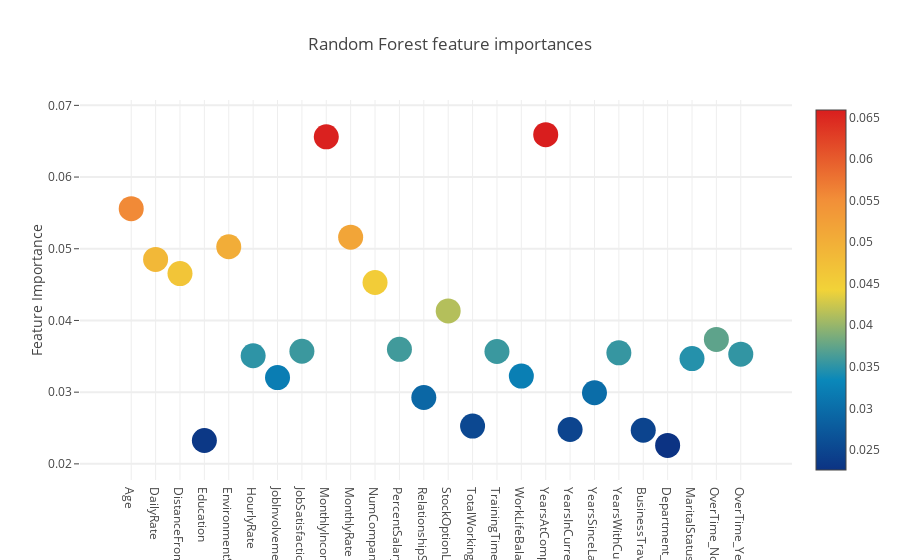
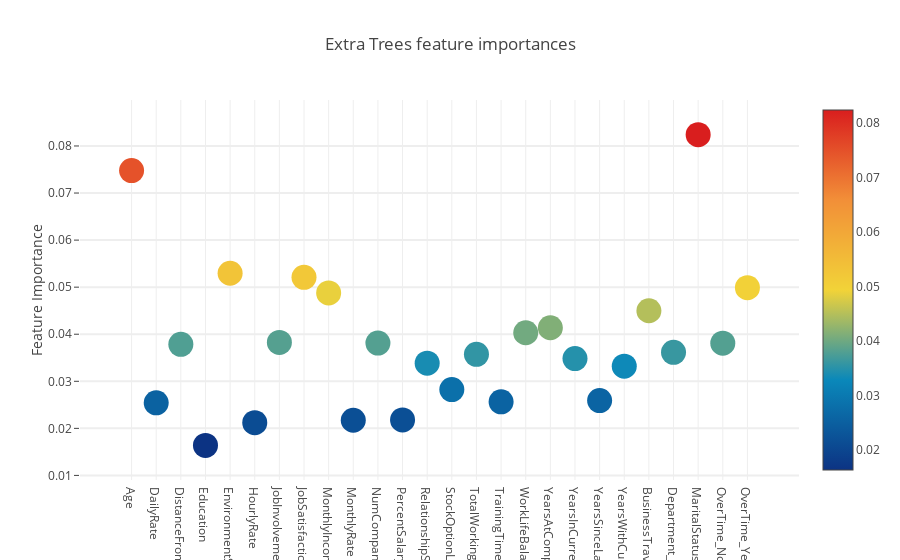
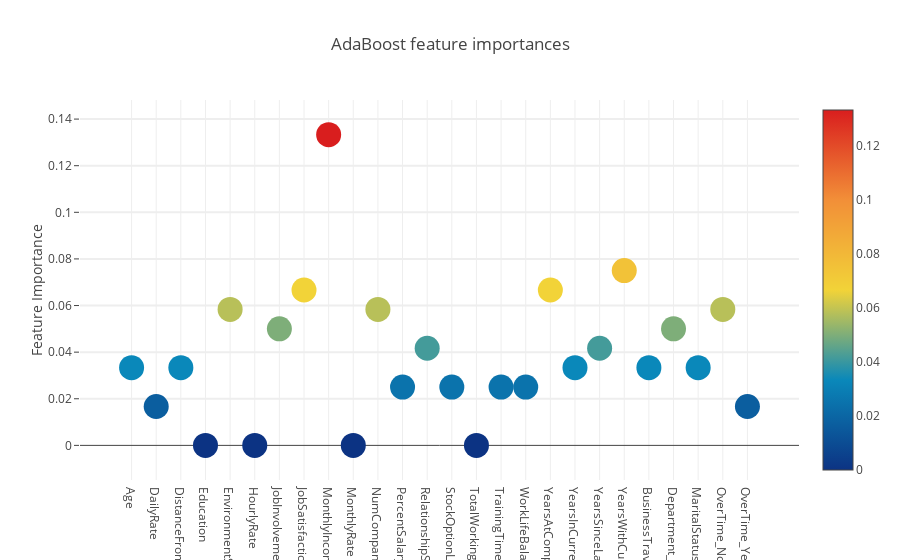
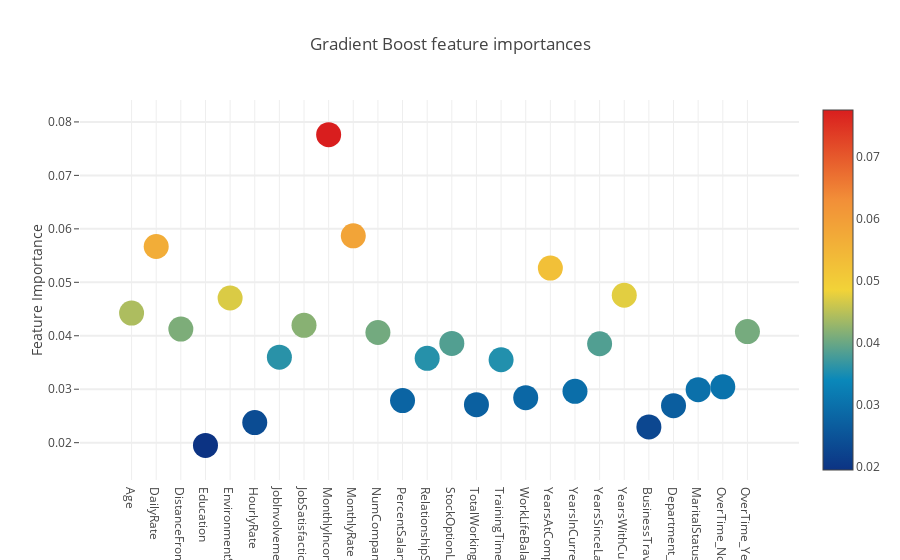

These figures' notebook cell, in order:
### Code cell
create_scatter_plot(feature_dataframe, 'Random Forest feature importances')
create_scatter_plot(feature_dataframe, 'Extra Trees feature importances')
create_scatter_plot(feature_dataframe, 'AdaBoost feature importances')
create_scatter_plot(feature_dataframe, 'Gradient Boost feature importances')
# create_scatter_plot(feature_dataframe, 'Support Vector feature importances')
# create_scatter_plot(feature_dataframe, 'K Nearest Neighbors feature importances')
# create_scatter_plot(feature_dataframe, 'XG Boost feature importances')

### Figure 1 — Plotly figure (JSON) as saved in the notebook; plotly's stock layout.template omitted (floating-point values rounded to 4 significant figures)
{"data": [{"marker": {"color": [0.05559, 0.04851, 0.04654, 0.02326, 0.05028, 0.03508, 0.03203, 0.03571, 0.06561, 0.05162, 0.04529, 0.03598, 0.02925, 0.04133, 0.02527, 0.03567, 0.03225, 0.06592, 0.0248, 0.02992, 0.03549, 0.02469, 0.02258, 0.03468, 0.03736, 0.0353], "colorscale": "Portland", "showscale": true, "size": 25, "sizemode": "diameter", "sizeref": 1}, "mode": "markers", "text": ["Age", "DailyRate", "DistanceFromHome", "Education", "EnvironmentSatisfaction", "HourlyRate", "JobInvolvement", "JobSatisfaction", "MonthlyIncome", "MonthlyRate", "NumCompaniesWorked", "PercentSalaryHike", "RelationshipSatisfaction", "StockOptionLevel", "TotalWorkingYears", "TrainingTimesLastYear", "WorkLifeBalance", "YearsAtCompany", "YearsInCurrentRole", "YearsSinceLastPromotion", "YearsWithCurrManager", "BusinessTravel_Travel_Frequently", "Department_Sales", "MaritalStatus_Single", "OverTime_No", "OverTime_Yes"], "type": "scatter", "x": ["Age", "DailyRate", "DistanceFromHome", "Education", "EnvironmentSatisfaction", "HourlyRate", "JobInvolvement", "JobSatisfaction", "MonthlyIncome", "MonthlyRate", "NumCompaniesWorked", "PercentSalaryHike", "RelationshipSatisfaction", "StockOptionLevel", "TotalWorkingYears", "TrainingTimesLastYear", "WorkLifeBalance", "YearsAtCompany", "YearsInCurrentRole", "YearsSinceLastPromotion", "YearsWithCurrManager", "BusinessTravel_Travel_Frequently", "Department_Sales", "MaritalStatus_Single", "OverTime_No", "OverTime_Yes"], "y": [0.05559, 0.04851, 0.04654, 0.02326, 0.05028, 0.03508, 0.03203, 0.03571, 0.06561, 0.05162, 0.04529, 0.03598, 0.02925, 0.04133, 0.02527, 0.03567, 0.03225, 0.06592, 0.0248, 0.02992, 0.03549, 0.02469, 0.02258, 0.03468, 0.03736, 0.0353]}], "layout": {"autosize": true, "hovermode": "closest", "showlegend": false, "title": "Random Forest feature importances", "yaxis": {"gridwidth": 2, "ticklen": 5, "title": "Feature Importance"}}}

### Figure 2 — Plotly figure (JSON) as saved in the notebook; plotly's stock layout.template omitted (floating-point values rounded to 4 significant figures)
{"data": [{"marker": {"color": [0.07477, 0.02542, 0.03786, 0.01638, 0.05296, 0.02122, 0.03826, 0.05209, 0.04878, 0.02173, 0.03812, 0.02179, 0.03386, 0.02824, 0.03573, 0.02563, 0.04031, 0.04137, 0.03483, 0.02589, 0.03321, 0.04499, 0.03615, 0.08241, 0.0381, 0.0499], "colorscale": "Portland", "showscale": true, "size": 25, "sizemode": "diameter", "sizeref": 1}, "mode": "markers", "text": ["Age", "DailyRate", "DistanceFromHome", "Education", "EnvironmentSatisfaction", "HourlyRate", "JobInvolvement", "JobSatisfaction", "MonthlyIncome", "MonthlyRate", "NumCompaniesWorked", "PercentSalaryHike", "RelationshipSatisfaction", "StockOptionLevel", "TotalWorkingYears", "TrainingTimesLastYear", "WorkLifeBalance", "YearsAtCompany", "YearsInCurrentRole", "YearsSinceLastPromotion", "YearsWithCurrManager", "BusinessTravel_Travel_Frequently", "Department_Sales", "MaritalStatus_Single", "OverTime_No", "OverTime_Yes"], "type": "scatter", "x": ["Age", "DailyRate", "DistanceFromHome", "Education", "EnvironmentSatisfaction", "HourlyRate", "JobInvolvement", "JobSatisfaction", "MonthlyIncome", "MonthlyRate", "NumCompaniesWorked", "PercentSalaryHike", "RelationshipSatisfaction", "StockOptionLevel", "TotalWorkingYears", "TrainingTimesLastYear", "WorkLifeBalance", "YearsAtCompany", "YearsInCurrentRole", "YearsSinceLastPromotion", "YearsWithCurrManager", "BusinessTravel_Travel_Frequently", "Department_Sales", "MaritalStatus_Single", "OverTime_No", "OverTime_Yes"], "y": [0.07477, 0.02542, 0.03786, 0.01638, 0.05296, 0.02122, 0.03826, 0.05209, 0.04878, 0.02173, 0.03812, 0.02179, 0.03386, 0.02824, 0.03573, 0.02563, 0.04031, 0.04137, 0.03483, 0.02589, 0.03321, 0.04499, 0.03615, 0.08241, 0.0381, 0.0499]}], "layout": {"autosize": true, "hovermode": "closest", "showlegend": false, "title": "Extra Trees feature importances", "yaxis": {"gridwidth": 2, "ticklen": 5, "title": "Feature Importance"}}}

### Figure 3 — Plotly figure (JSON) as saved in the notebook; plotly's stock layout.template omitted (floating-point values rounded to 4 significant figures)
{"data": [{"marker": {"color": [0.03333, 0.01667, 0.03333, 0, 0.05833, 0, 0.05, 0.06667, 0.1333, 0, 0.05833, 0.025, 0.04167, 0.025, 0, 0.025, 0.025, 0.06667, 0.03333, 0.04167, 0.075, 0.03333, 0.05, 0.03333, 0.05833, 0.01667], "colorscale": "Portland", "showscale": true, "size": 25, "sizemode": "diameter", "sizeref": 1}, "mode": "markers", "text": ["Age", "DailyRate", "DistanceFromHome", "Education", "EnvironmentSatisfaction", "HourlyRate", "JobInvolvement", "JobSatisfaction", "MonthlyIncome", "MonthlyRate", "NumCompaniesWorked", "PercentSalaryHike", "RelationshipSatisfaction", "StockOptionLevel", "TotalWorkingYears", "TrainingTimesLastYear", "WorkLifeBalance", "YearsAtCompany", "YearsInCurrentRole", "YearsSinceLastPromotion", "YearsWithCurrManager", "BusinessTravel_Travel_Frequently", "Department_Sales", "MaritalStatus_Single", "OverTime_No", "OverTime_Yes"], "type": "scatter", "x": ["Age", "DailyRate", "DistanceFromHome", "Education", "EnvironmentSatisfaction", "HourlyRate", "JobInvolvement", "JobSatisfaction", "MonthlyIncome", "MonthlyRate", "NumCompaniesWorked", "PercentSalaryHike", "RelationshipSatisfaction", "StockOptionLevel", "TotalWorkingYears", "TrainingTimesLastYear", "WorkLifeBalance", "YearsAtCompany", "YearsInCurrentRole", "YearsSinceLastPromotion", "YearsWithCurrManager", "BusinessTravel_Travel_Frequently", "Department_Sales", "MaritalStatus_Single", "OverTime_No", "OverTime_Yes"], "y": [0.03333, 0.01667, 0.03333, 0, 0.05833, 0, 0.05, 0.06667, 0.1333, 0, 0.05833, 0.025, 0.04167, 0.025, 0, 0.025, 0.025, 0.06667, 0.03333, 0.04167, 0.075, 0.03333, 0.05, 0.03333, 0.05833, 0.01667]}], "layout": {"autosize": true, "hovermode": "closest", "showlegend": false, "title": "AdaBoost feature importances", "yaxis": {"gridwidth": 2, "ticklen": 5, "title": "Feature Importance"}}}

### Figure 4 — Plotly figure (JSON) as saved in the notebook; plotly's stock layout.template omitted (floating-point values rounded to 4 significant figures)
{"data": [{"marker": {"color": [0.04424, 0.0567, 0.04125, 0.0195, 0.04706, 0.02375, 0.036, 0.04195, 0.07763, 0.05869, 0.04061, 0.02787, 0.03578, 0.03857, 0.02711, 0.03552, 0.02842, 0.05266, 0.02961, 0.0385, 0.04758, 0.02295, 0.02692, 0.02992, 0.03045, 0.04078], "colorscale": "Portland", "showscale": true, "size": 25, "sizemode": "diameter", "sizeref": 1}, "mode": "markers", "text": ["Age", "DailyRate", "DistanceFromHome", "Education", "EnvironmentSatisfaction", "HourlyRate", "JobInvolvement", "JobSatisfaction", "MonthlyIncome", "MonthlyRate", "NumCompaniesWorked", "PercentSalaryHike", "RelationshipSatisfaction", "StockOptionLevel", "TotalWorkingYears", "TrainingTimesLastYear", "WorkLifeBalance", "YearsAtCompany", "YearsInCurrentRole", "YearsSinceLastPromotion", "YearsWithCurrManager", "BusinessTravel_Travel_Frequently", "Department_Sales", "MaritalStatus_Single", "OverTime_No", "OverTime_Yes"], "type": "scatter", "x": ["Age", "DailyRate", "DistanceFromHome", "Education", "EnvironmentSatisfaction", "HourlyRate", "JobInvolvement", "JobSatisfaction", "MonthlyIncome", "MonthlyRate", "NumCompaniesWorked", "PercentSalaryHike", "RelationshipSatisfaction", "StockOptionLevel", "TotalWorkingYears", "TrainingTimesLastYear", "WorkLifeBalance", "YearsAtCompany", "YearsInCurrentRole", "YearsSinceLastPromotion", "YearsWithCurrManager", "BusinessTravel_Travel_Frequently", "Department_Sales", "MaritalStatus_Single", "OverTime_No", "OverTime_Yes"], "y": [0.04424, 0.0567, 0.04125, 0.0195, 0.04706, 0.02375, 0.036, 0.04195, 0.07763, 0.05869, 0.04061, 0.02787, 0.03578, 0.03857, 0.02711, 0.03552, 0.02842, 0.05266, 0.02961, 0.0385, 0.04758, 0.02295, 0.02692, 0.02992, 0.03045, 0.04078]}], "layout": {"autosize": true, "hovermode": "closest", "showlegend": false, "title": "Gradient Boost feature importances", "yaxis": {"gridwidth": 2, "ticklen": 5, "title": "Feature Importance"}}}
